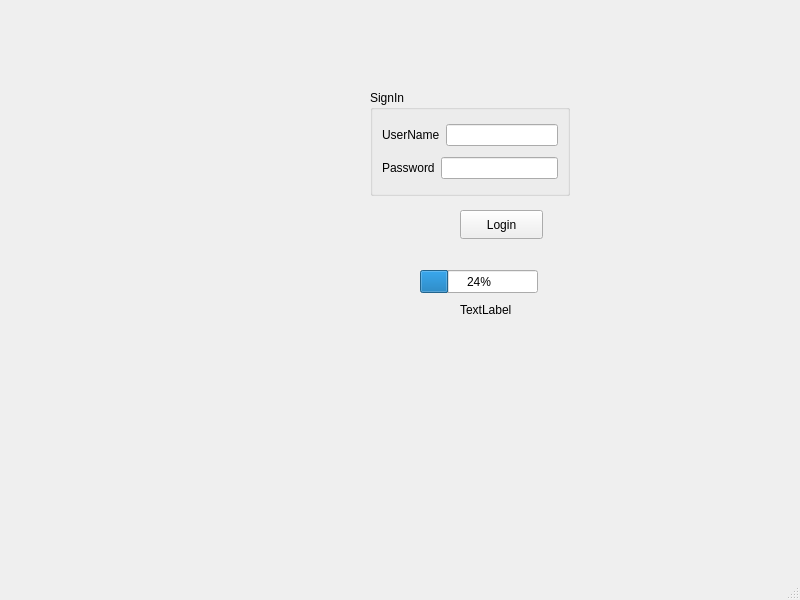
<?xml version="1.0" encoding="UTF-8"?>
<ui version="4.0">
 <class>MainWindow</class>
 <widget class="QMainWindow" name="MainWindow">
  <property name="geometry">
   <rect>
    <x>0</x>
    <y>0</y>
    <width>800</width>
    <height>600</height>
   </rect>
  </property>
  <property name="windowTitle">
   <string>MainWindow</string>
  </property>
  <widget class="QWidget" name="centralwidget">
   <widget class="QGroupBox" name="groupBox_2">
    <property name="geometry">
     <rect>
      <x>370</x>
      <y>90</y>
      <width>200</width>
      <height>106</height>
     </rect>
    </property>
    <property name="title">
     <string>SignIn</string>
    </property>
    <layout class="QVBoxLayout" name="verticalLayout">
     <item>
      <layout class="QHBoxLayout" name="horizontalLayout">
       <item>
        <widget class="QLabel" name="label_1">
         <property name="text">
          <string>UserName</string>
         </property>
        </widget>
       </item>
       <item>
        <widget class="QLineEdit" name="lineEdit_username"/>
       </item>
      </layout>
     </item>
     <item>
      <layout class="QHBoxLayout" name="horizontalLayout_2">
       <item>
        <widget class="QLabel" name="label_2">
         <property name="text">
          <string>Password</string>
         </property>
        </widget>
       </item>
       <item>
        <widget class="QLineEdit" name="lineEdit_Password">
         <property name="echoMode">
          <enum>QLineEdit::EchoMode::Password</enum>
         </property>
        </widget>
       </item>
      </layout>
     </item>
    </layout>
   </widget>
   <widget class="QPushButton" name="pushButton">
    <property name="geometry">
     <rect>
      <x>460</x>
      <y>210</y>
      <width>83</width>
      <height>29</height>
     </rect>
    </property>
    <property name="text">
     <string>Login</string>
    </property>
   </widget>
   <widget class="QLabel" name="label_pic">
    <property name="geometry">
     <rect>
      <x>50</x>
      <y>90</y>
      <width>281</width>
      <height>171</height>
     </rect>
    </property>
    <property name="text">
     <string/>
    </property>
   </widget>
   <widget class="QLabel" name="label_3">
    <property name="geometry">
     <rect>
      <x>460</x>
      <y>300</y>
      <width>63</width>
      <height>20</height>
     </rect>
    </property>
    <property name="text">
     <string>TextLabel</string>
    </property>
   </widget>
   <widget class="QProgressBar" name="progressBar">
    <property name="geometry">
     <rect>
      <x>420</x>
      <y>270</y>
      <width>118</width>
      <height>23</height>
     </rect>
    </property>
    <property name="value">
     <number>24</number>
    </property>
   </widget>
  </widget>
  <widget class="QMenuBar" name="menubar">
   <property name="geometry">
    <rect>
     <x>0</x>
     <y>0</y>
     <width>800</width>
     <height>21</height>
    </rect>
   </property>
  </widget>
  <widget class="QStatusBar" name="statusbar"/>
 </widget>
 <resources/>
 <connections/>
</ui>
